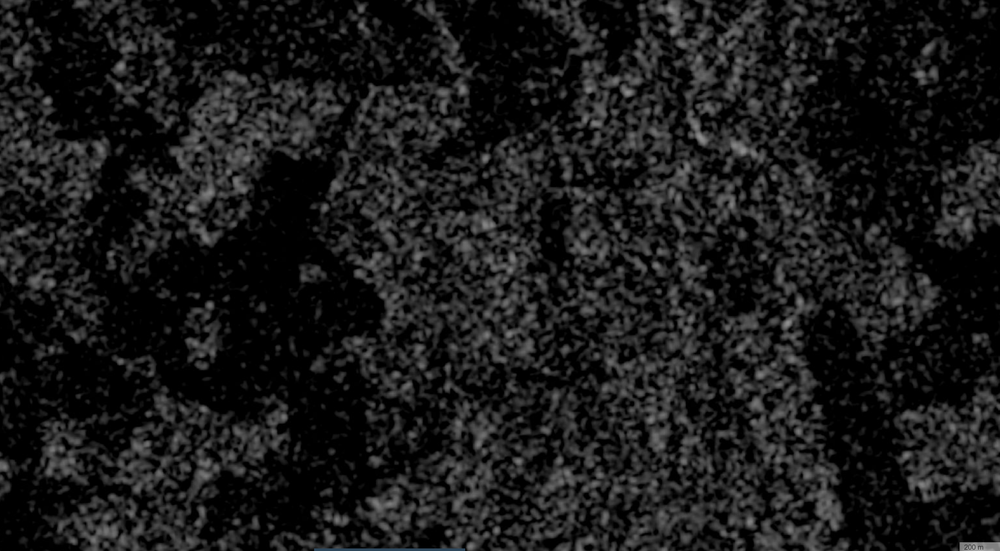
#> input picture radar.png, 1000 x 551 px, shrunk from 3091 x 1702 before the run
$ python adaptive_thresholding.py
#> lines starting #> are read from the running program, lines starting #| are printed output that depends on the picture; after the words box and inside, x2 and y2 are one past the last pixel; in counts of white or black regions, pixels touching at a corner belong together
# Code from
# https://opencv-python-tutroals.readthedocs.io/en/latest/py_tutorials/py_imgproc/py_thresholding/py_thresholding.html

import cv2
from matplotlib import pyplot as plt

img = cv2.imread('radar.png', 0)
#> img: shape (551, 1000); min 0, max 175, mean 25.6
img = cv2.medianBlur(img, 5)

print(img.shape)
#| (551, 1000)

ret, th1 = cv2.threshold(img, 40, 255, cv2.THRESH_TOZERO)
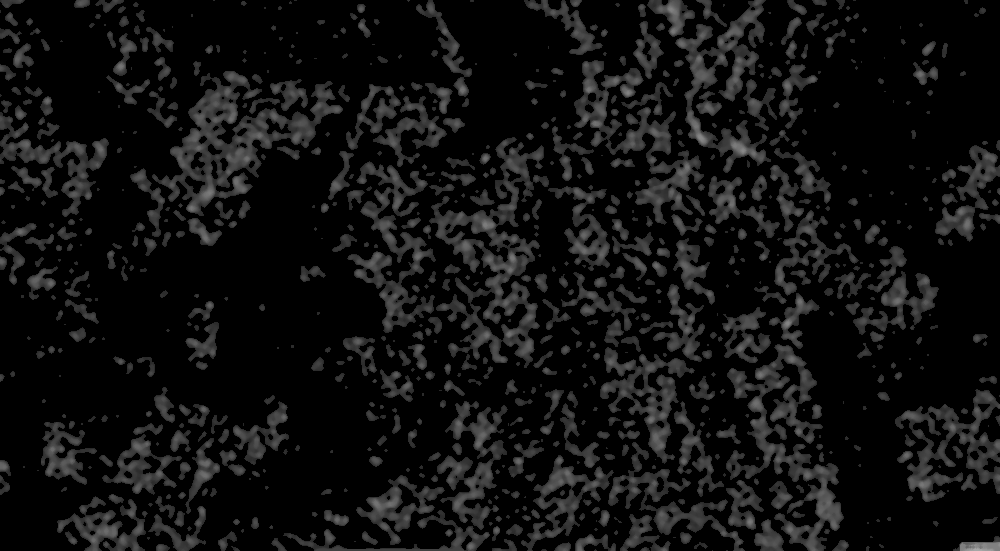
#> th1: shape (551, 1000); min 0, max 168, mean 16.6
th2 = cv2.adaptiveThreshold(img, 255, cv2.ADAPTIVE_THRESH_MEAN_C, cv2.THRESH_BINARY, 11, 2)
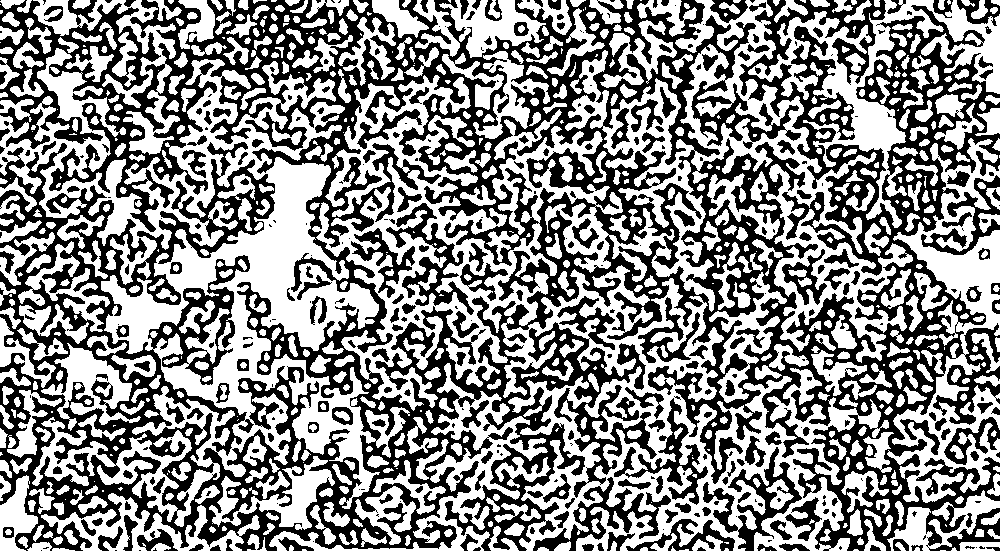
#> th2: shape (551, 1000); 54% white; 373 black regions (152 under 20 px), largest, box (x1, y1, x2, y2) and area: (0, 0, 1000, 551) 214226, (703, 447, 802, 551) 2569, (386, 203, 474, 315) 2538
th3 = cv2.adaptiveThreshold(img, 255, cv2.ADAPTIVE_THRESH_GAUSSIAN_C, cv2.THRESH_BINARY, 11, 2)
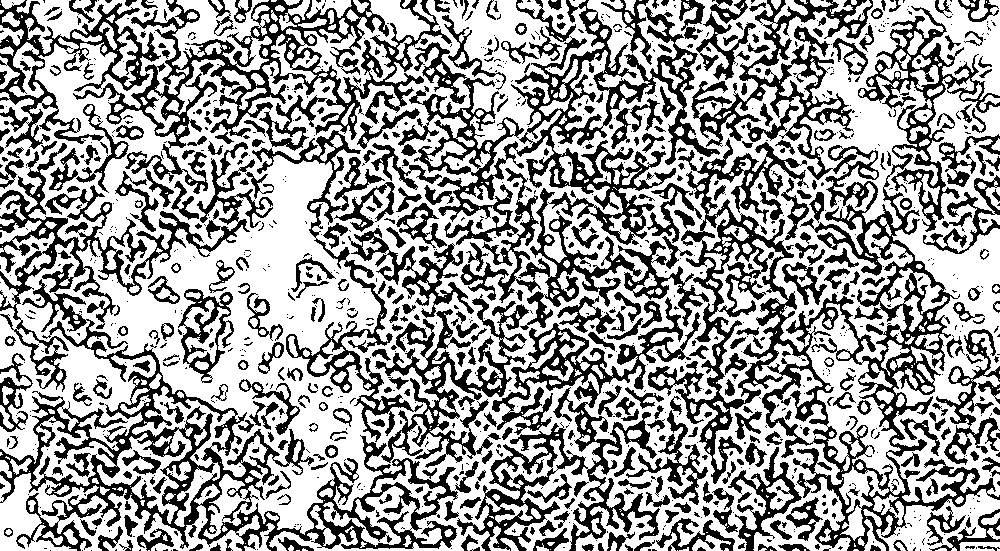
#> th3: shape (551, 1000); 62.2% white; 1139 black regions (705 under 20 px), largest, box (x1, y1, x2, y2) and area: (648, 0, 1000, 551) 41565, (0, 279, 458, 551) 21443, (398, 0, 720, 245) 17927

titles = ['Original Image', 'Global Thresholding (v = 40)',
          'Adaptive Mean Thresholding', 'Adaptive Gaussian Thresholding']
images = [img, th1, th2, th3]

for i in range(4):
    plt.subplot(2, 2, i + 1), plt.imshow(images[i], 'gray')
    plt.title(titles[i])
    plt.xticks([]), plt.yticks([])
plt.show()
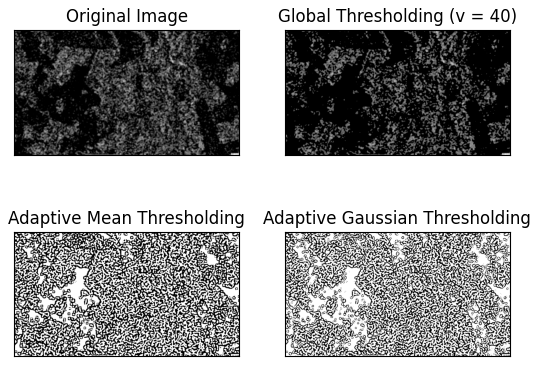
#> figure drawn by matplotlib, 4 panels
